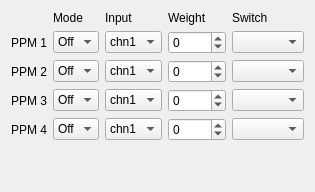
     <widget class="QWidget" name="tabTrainer">
      <attribute name="title">
       <string>Trainer</string>
      </attribute>
      <layout class="QGridLayout" name="gridLayout_3">
       <item row="3" column="3">
        <widget class="QSpinBox" name="trnWeight_3">
         <property name="toolTip">
          <string/>
         </property>
         <property name="statusTip">
          <string/>
         </property>
         <property name="whatsThis">
          <string/>
         </property>
         <property name="minimum">
          <number>-9999</number>
         </property>
         <property name="maximum">
          <number>9999</number>
         </property>
        </widget>
       </item>
       <item row="0" column="1">
        <widget class="QLabel" name="label_36">
         <property name="text">
          <string>Mode</string>
         </property>
        </widget>
       </item>
       <item row="0" column="2">
        <widget class="QLabel" name="label_37">
         <property name="text">
          <string>Input</string>
         </property>
        </widget>
       </item>
       <item row="0" column="3">
        <widget class="QLabel" name="label_38">
         <property name="text">
          <string>Weight</string>
         </property>
        </widget>
       </item>
       <item row="0" column="4">
        <widget class="QLabel" name="label_switch">
         <property name="text">
          <string>Switch</string>
         </property>
        </widget>
       </item>
       <item row="1" column="0">
        <widget class="QLabel" name="trnLabel_1">
         <property name="text">
          <string>PPM 1</string>
         </property>
        </widget>
       </item>
       <item row="1" column="1">
        <widget class="QComboBox" name="trnMode_1">
         <property name="toolTip">
          <string/>
         </property>
         <property name="statusTip">
          <string/>
         </property>
         <property name="whatsThis">
          <string>Beeper volume

0 - Quiet.  No beeps at all.
1 - No Keys.  Normal beeps but menu keys do not beep.
2 - Normal.
3 - Loud.
4 - Extra loud.</string>
         </property>
         <item>
          <property name="text">
           <string>Off</string>
          </property>
         </item>
         <item>
          <property name="text">
           <string>+=</string>
          </property>
         </item>
         <item>
          <property name="text">
           <string>:=</string>
          </property>
         </item>
        </widget>
       </item>
       <item row="1" column="2">
        <widget class="QComboBox" name="trnChn_1">
         <property name="toolTip">
          <string/>
         </property>
         <property name="statusTip">
          <string/>
         </property>
         <property name="whatsThis">
          <string>Beeper volume

0 - Quiet.  No beeps at all.
1 - No Keys.  Normal beeps but menu keys do not beep.
2 - Normal.
3 - Loud.
4 - Extra loud.</string>
         </property>
         <item>
          <property name="text">
           <string>chn1</string>
          </property>
         </item>
         <item>
          <property name="text">
           <string>chn2</string>
          </property>
         </item>
         <item>
          <property name="text">
           <string>chn3</string>
          </property>
         </item>
         <item>
          <property name="text">
           <string>chn4</string>
          </property>
         </item>
        </widget>
       </item>
       <item row="1" column="3">
        <widget class="QSpinBox" name="trnWeight_1">
         <property name="toolTip">
          <string/>
         </property>
         <property name="statusTip">
          <string/>
         </property>
         <property name="whatsThis">
          <string/>
         </property>
         <property name="minimum">
          <number>-100</number>
         </property>
         <property name="maximum">
          <number>100</number>
         </property>
        </widget>
       </item>
       <item row="1" column="4">
        <widget class="QComboBox" name="swtchCB_1"/>
       </item>
       <item row="2" column="0">
        <widget class="QLabel" name="trnLabel_2">
         <property name="text">
          <string>PPM 2</string>
         </property>
        </widget>
       </item>
       <item row="2" column="1">
        <widget class="QComboBox" name="trnMode_2">
         <property name="toolTip">
          <string/>
         </property>
         <property name="statusTip">
          <string/>
         </property>
         <property name="whatsThis">
          <string>Beeper volume

0 - Quiet.  No beeps at all.
1 - No Keys.  Normal beeps but menu keys do not beep.
2 - Normal.
3 - Loud.
4 - Extra loud.</string>
         </property>
         <item>
          <property name="text">
           <string>Off</string>
          </property>
         </item>
         <item>
          <property name="text">
           <string>+=</string>
          </property>
         </item>
         <item>
          <property name="text">
           <string>:=</string>
          </property>
         </item>
        </widget>
       </item>
       <item row="2" column="2">
        <widget class="QComboBox" name="trnChn_2">
         <property name="toolTip">
          <string/>
         </property>
         <property name="statusTip">
          <string/>
         </property>
         <property name="whatsThis">
          <string>Beeper volume

0 - Quiet.  No beeps at all.
1 - No Keys.  Normal beeps but menu keys do not beep.
2 - Normal.
3 - Loud.
4 - Extra loud.</string>
         </property>
         <item>
          <property name="text">
           <string>chn1</string>
          </property>
         </item>
         <item>
          <property name="text">
           <string>chn2</string>
          </property>
         </item>
         <item>
          <property name="text">
           <string>chn3</string>
          </property>
         </item>
         <item>
          <property name="text">
           <string>chn4</string>
          </property>
         </item>
        </widget>
       </item>
       <item row="3" column="2">
        <widget class="QComboBox" name="trnChn_3">
         <property name="toolTip">
          <string/>
         </property>
         <property name="statusTip">
          <string/>
         </property>
         <property name="whatsThis">
          <string>Beeper volume

0 - Quiet.  No beeps at all.
1 - No Keys.  Normal beeps but menu keys do not beep.
2 - Normal.
3 - Loud.
4 - Extra loud.</string>
         </property>
         <item>
          <property name="text">
           <string>chn1</string>
          </property>
         </item>
         <item>
          <property name="text">
           <string>chn2</string>
          </property>
         </item>
         <item>
          <property name="text">
           <string>chn3</string>
          </property>
         </item>
         <item>
          <property name="text">
           <string>chn4</string>
          </property>
         </item>
        </widget>
       </item>
       <item row="2" column="3">
        <widget class="QSpinBox" name="trnWeight_2">
         <property name="toolTip">
          <string/>
         </property>
         <property name="statusTip">
          <string/>
         </property>
         <property name="whatsThis">
          <string/>
         </property>
         <property name="minimum">
          <number>-9999</number>
         </property>
         <property name="maximum">
          <number>9999</number>
         </property>
        </widget>
       </item>
       <item row="2" column="4">
        <widget class="QComboBox" name="swtchCB_2"/>
       </item>
       <item row="3" column="0">
        <widget class="QLabel" name="trnLabel_3">
         <property name="text">
          <string>PPM 3</string>
         </property>
        </widget>
       </item>
       <item row="3" column="1">
        <widget class="QComboBox" name="trnMode_3">
         <property name="toolTip">
          <string/>
         </property>
         <property name="statusTip">
          <string/>
         </property>
         <property name="whatsThis">
          <string>Beeper volume

0 - Quiet.  No beeps at all.
1 - No Keys.  Normal beeps but menu keys do not beep.
2 - Normal.
3 - Loud.
4 - Extra loud.</string>
         </property>
         <item>
          <property name="text">
           <string>Off</string>
          </property>
         </item>
         <item>
          <property name="text">
           <string>+=</string>
          </property>
         </item>
         <item>
          <property name="text">
           <string>:=</string>
          </property>
         </item>
        </widget>
       </item>
       <item row="3" column="4">
        <widget class="QComboBox" name="swtchCB_3"/>
       </item>
       <item row="4" column="0">
        <widget class="QLabel" name="trnLabel_4">
         <property name="text">
          <string>PPM 4</string>
         </property>
        </widget>
       </item>
       <item row="4" column="1">
        <widget class="QComboBox" name="trnMode_4">
         <property name="toolTip">
          <string/>
         </property>
         <property name="statusTip">
          <string/>
         </property>
         <property name="whatsThis">
          <string>Beeper volume

0 - Quiet.  No beeps at all.
1 - No Keys.  Normal beeps but menu keys do not beep.
2 - Normal.
3 - Loud.
4 - Extra loud.</string>
         </property>
         <item>
          <property name="text">
           <string>Off</string>
          </property>
         </item>
         <item>
          <property name="text">
           <string>+=</string>
          </property>
         </item>
         <item>
          <property name="text">
           <string>:=</string>
          </property>
         </item>
        </widget>
       </item>
       <item row="4" column="2">
        <widget class="QComboBox" name="trnChn_4">
         <property name="toolTip">
          <string/>
         </property>
         <property name="statusTip">
          <string/>
         </property>
         <property name="whatsThis">
          <string>Beeper volume

0 - Quiet.  No beeps at all.
1 - No Keys.  Normal beeps but menu keys do not beep.
2 - Normal.
3 - Loud.
4 - Extra loud.</string>
         </property>
         <item>
          <property name="text">
           <string>chn1</string>
          </property>
         </item>
         <item>
          <property name="text">
           <string>chn2</string>
          </property>
         </item>
         <item>
          <property name="text">
           <string>chn3</string>
          </property>
         </item>
         <item>
          <property name="text">
           <string>chn4</string>
          </property>
         </item>
        </widget>
       </item>
       <item row="4" column="3">
        <widget class="QSpinBox" name="trnWeight_4">
         <property name="toolTip">
          <string/>
         </property>
         <property name="statusTip">
          <string/>
         </property>
         <property name="whatsThis">
          <string/>
         </property>
         <property name="minimum">
          <number>-9999</number>
         </property>
         <property name="maximum">
          <number>9999</number>
         </property>
        </widget>
       </item>
       <item row="4" column="4">
        <widget class="QComboBox" name="swtchCB_4"/>
       </item>
       <item row="5" column="0">
        <spacer name="verticalSpacer_3">
         <property name="orientation">
          <enum>Qt::Vertical</enum>
         </property>
         <property name="sizeHint" stdset="0">
          <size>
           <width>20</width>
           <height>40</height>
          </size>
         </property>
        </spacer>
       </item>
      </layout>
     </widget>
